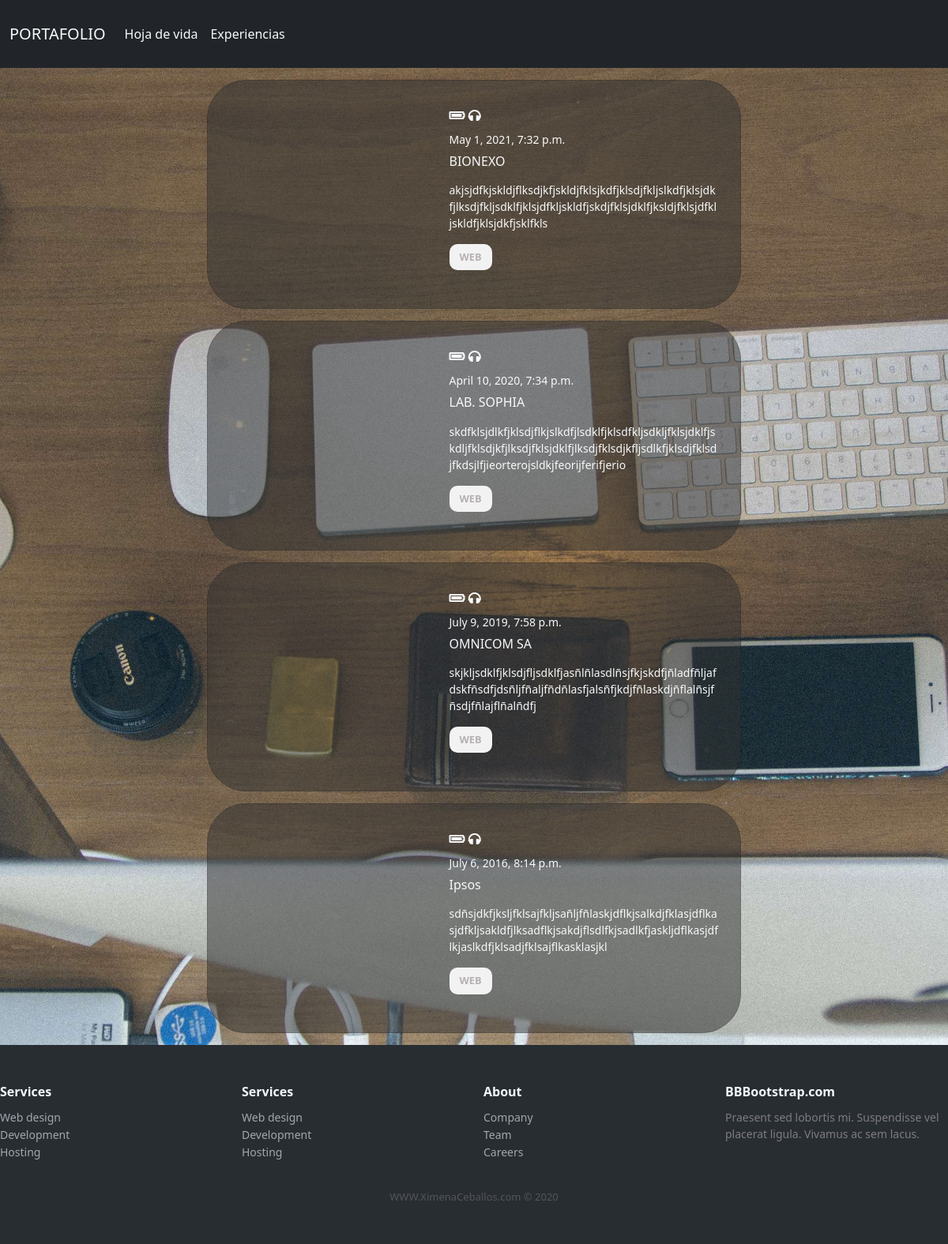
The page /experiencia/ on the database its author committed.
### experiencia/models.py (models this page shows)
class Project(models.Model):
    title = CharField(max_length=100)
    description = CharField(max_length=250)
    url = URLField(blank=True)
    Web = URLField(blank=True)
    date = models.DateTimeField(datetime.date.today)

### experiencia/views.py (the view)
# urls.py: path('',exper,name='experiencias')
def exper(request):
    newvar = Project.objects.all()
    return render(request,'experiencia.html',{'projects': newvar})

### experiencia/Templates/experiencia.html
{% extends 'layout.html'%}
{%block content%}
{% for project in projects%}
<div class="container-fluid">
    <div class="row justify-content-center">
        <div class="col-12 col-md-7">
            <div class="card p-3">
                <div class="row">
                    <div class="col-12 col-md-5"> <iframe src={{project.url}} frameborder="0" class="responsive" height="100%" width="100%"></iframe> </div>
                    <div class="col-12 col-md-7 py-3 px-4"> <span> <i class="fa fa-battery-full" aria-hidden="true"></i> <i class="fa fa-headphones" aria-hidden="true"></i> </span>
                        <p class="small font-weight-bold my-2 text-light">{{project.date}}</p>
                        <h6 class="mb-3 text-light">{{project.title}}</h6>
                        <p class="text-light"> {{project.description}}</p>
                        <div class="d-flex mb-3"> <button class="btn mr-3"  onclick="window.location.href='{{project.Web}}/';"> WEB </button> </div>
                    </div>
                </div>
            </div>
        </div>
    </div>
</div>
{%endfor%}
{%endblock%}

### portafolio/templates/layout.html (shortened to what this page needs)
{% load static %}
<!DOCTYPE html>
<html lang="en">
<head>
    <link href="https://cdn.jsdelivr.net/npm/bootstrap@5.1.3/dist/css/bootstrap.min.css" rel="stylesheet">
    <link rel="stylesheet" href="{% static 'main.css'%}">
    <link rel="stylesheet" href="https://use.fontawesome.com/releases/v5.8.1/css/all.css">
</head>
<body class="text-light">
    {% include 'partials/navbar.html' %}
        {% block content %}
        {%  endblock %}
    {% include 'partials/footer.html' %}
</body>
</html>

### portafolio/templates/partials/navbar.html (shortened to what this page needs)
{% load static %}
<nav class="navbar navbar-expand-lg navbar-light bg-dark text-light">
    <div class="container-fluid">
      <a class="navbar-brand text-light effect-underline3" href="/">PORTAFOLIO</a>
      <div class="collapse navbar-collapse" id="navbarNavAltMarkup">
        <div class="navbar-nav">
          <a class="nav-link text-light effect-underline3" href="{% static 'doc/CVMariaXimenaCeballos.docx'%}">Hoja de vida</a>
          <a class="nav-link text-light effect-underline3" href="{% url 'experiencia:experiencias'%}">Experiencias</a>
        </div>
      </div>
    </div>
  </nav>

### portafolio/templates/partials/footer.html
{% load static%}
<div class="footer-dark">
    <footer>
        <div class="container5">
            <div class="row">
                <div class="col-md-3 item">
                    <h3>Services</h3>
                    <ul>
                        <li><a href="#">Web design</a></li>
                        <li><a href="#">Development</a></li>
                        <li><a href="#">Hosting</a></li>
                    </ul>
                </div>
                <div class="col-md-3 item">
                    <h3>Services</h3>
                    <ul>
                        <li><a href="#">Web design</a></li>
                        <li><a href="#">Development</a></li>
                        <li><a href="#">Hosting</a></li>
                    </ul>
                </div>
                <div class="col-md-3 item">
                    <h3>About</h3>
                    <ul>
                        <li><a href="#">Company</a></li>
                        <li><a href="#">Team</a></li>
                        <li><a href="#">Careers</a></li>
                    </ul>
                </div>
                <div class="col-md-3 item text">
                    <h3>BBBootstrap.com</h3>
                    <p>Praesent sed lobortis mi. Suspendisse vel placerat ligula. Vivamus ac sem lacus.</p>
                </div>
            </div>
            <p class="copyright">WWW.XimenaCeballos.com © 2020</p>
        </div>
    </footer>
</div>

### portafolio/static/main.css (style rules this page uses)
* { margin: 0; padding: 0; }
body { background-image: url(./images/portada.jpg); background-position: center center; background-repeat: no-repeat; background-attachment: fixed; background-size: cover; }
.footer-dark { padding: 50px 0; color: #f0f9ff; background-color: #282d32 }
.footer-dark h3 { margin-top: 0; margin-bottom: 12px; font-weight: bold; font-size: 16px }
.footer-dark ul { padding: 0; list-style: none; line-height: 1.6; font-size: 14px; margin-bottom: 0 }
.footer-dark ul a { color: inherit; text-decoration: none; opacity: 0.6 }
.footer-dark .item.text { margin-bottom: 36px }
.footer-dark .item.text p { opacity: 0.6; margin-bottom: 0 }
.footer-dark .copyright { text-align: center; padding-top: 24px; opacity: 0.3; font-size: 13px; margin-bottom: 0 }
.container-fluid { margin-top: 15px; margin-bottom: 15px; animation: slideMe2 0.5s ease-in; }
.card { background-color: #31303080; border-radius: 50px }
iframe { border-radius: 30px }
.responsive { min-height: 200px; max-height: 400px }
p { color: #b7b1b1; font-weight: 500; font-size: 14px }
.btn, .btn:active, .btn:hover { color: #b7b1b1; font-size: 80%; font-weight: bold; border-radius: 10px }
.btn { background-color: #f2f2f3 }

### rows shown on the page
Project: date "May 1, 2021, 7:32 p.m.", title "BIONEXO", description "akjsjdfkjskldjflksdjkfjskldjfklsjkdfjklsdjfkljslkdfjklsjdkfjlksdjfkljsdklfjklsjdfkljskldfjskdjfklsjdklfjksldjfklsjdfkljskldfjklsjdkfjsklfkls"
Project: date "April 10, 2020, 7:34 p.m.", title "LAB. SOPHIA", description "skdfklsjdlkfjklsdjflkjslkdfjlsdklfjklsdfkljsdkljfklsjdklfjskdljfklsdjkfjlksdjfklsjdklfjlksdjfklsdjkfljsdlkfjklsdjfklsdjfkdsjlfjieorterojsldkjfeorijferifjerio"
Project: date "July 9, 2019, 7:58 p.m.", title "OMNICOM SA", description "skjkljsdklfjklsdjfljsdklfjasñlñlasdlñsjfkjskdfjñladfñljafdskfñsdfjdsñljfñaljfñdñlasfjalsñfjkdjfñlaskdjñflalñsjfñsdjfñlajflñalñdfj"
Project: date "July 6, 2016, 8:14 p.m.", title "Ipsos", description "sdñsjdkfjksljfklsajfkljsañljfñlaskjdflkjsalkdjfklasjdflkasjdfkljsakldfjlksadflkjsakdjflsdlfkjsadlkfjaskljdflkasjdflkjaslkdfjklsadjfklsajflkasklasjkl"
